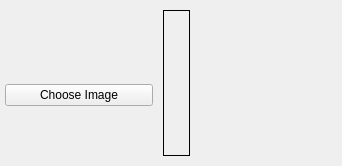
<?xml version="1.0" encoding="UTF-8"?>
<ui version="4.0">
 <class>ThumnailChooseWidgetUi</class>
 <widget class="QWidget" name="ThumnailChooseWidgetUi">
  <property name="geometry">
   <rect>
    <x>0</x>
    <y>0</y>
    <width>342</width>
    <height>166</height>
   </rect>
  </property>
  <property name="sizePolicy">
   <sizepolicy hsizetype="Expanding" vsizetype="Minimum">
    <horstretch>0</horstretch>
    <verstretch>0</verstretch>
   </sizepolicy>
  </property>
  <property name="windowTitle">
   <string>Thumbnail Choose Widget</string>
  </property>
  <layout class="QVBoxLayout" name="verticalLayout_2">
   <property name="spacing">
    <number>2</number>
   </property>
   <property name="leftMargin">
    <number>5</number>
   </property>
   <property name="topMargin">
    <number>5</number>
   </property>
   <property name="rightMargin">
    <number>5</number>
   </property>
   <property name="bottomMargin">
    <number>5</number>
   </property>
   <item>
    <spacer name="verticalSpacer">
     <property name="orientation">
      <enum>Qt::Vertical</enum>
     </property>
     <property name="sizeType">
      <enum>QSizePolicy::Fixed</enum>
     </property>
     <property name="sizeHint" stdset="0">
      <size>
       <width>20</width>
       <height>5</height>
      </size>
     </property>
    </spacer>
   </item>
   <item>
    <layout class="QHBoxLayout" name="horizontalLayout">
     <property name="spacing">
      <number>10</number>
     </property>
     <item>
      <layout class="QVBoxLayout" name="verticalLayout">
       <item>
        <spacer name="verticalSpacer_3">
         <property name="orientation">
          <enum>Qt::Vertical</enum>
         </property>
         <property name="sizeHint" stdset="0">
          <size>
           <width>20</width>
           <height>40</height>
          </size>
         </property>
        </spacer>
       </item>
       <item>
        <widget class="QLabel" name="m_ImageTitleLabel">
         <property name="sizePolicy">
          <sizepolicy hsizetype="Expanding" vsizetype="Minimum">
           <horstretch>0</horstretch>
           <verstretch>0</verstretch>
          </sizepolicy>
         </property>
         <property name="text">
          <string/>
         </property>
        </widget>
       </item>
       <item>
        <widget class="QPushButton" name="m_ChooseThumbButton">
         <property name="sizePolicy">
          <sizepolicy hsizetype="Expanding" vsizetype="Fixed">
           <horstretch>0</horstretch>
           <verstretch>0</verstretch>
          </sizepolicy>
         </property>
         <property name="text">
          <string>Choose Image</string>
         </property>
        </widget>
       </item>
       <item>
        <spacer name="verticalSpacer_4">
         <property name="orientation">
          <enum>Qt::Vertical</enum>
         </property>
         <property name="sizeHint" stdset="0">
          <size>
           <width>20</width>
           <height>40</height>
          </size>
         </property>
        </spacer>
       </item>
      </layout>
     </item>
     <item>
      <widget class="QFrame" name="m_ThumbnailFrame">
       <property name="sizePolicy">
        <sizepolicy hsizetype="Minimum" vsizetype="Minimum">
         <horstretch>0</horstretch>
         <verstretch>0</verstretch>
        </sizepolicy>
       </property>
       <property name="frameShape">
        <enum>QFrame::Box</enum>
       </property>
       <property name="frameShadow">
        <enum>QFrame::Plain</enum>
       </property>
       <layout class="QGridLayout" name="gridLayout">
        <item row="0" column="0">
         <widget class="ThumbnailViewWidget" name="m_ThumbnailViewWidget">
          <property name="sizePolicy">
           <sizepolicy hsizetype="Fixed" vsizetype="Expanding">
            <horstretch>0</horstretch>
            <verstretch>0</verstretch>
           </sizepolicy>
          </property>
          <property name="alignment">
           <set>Qt::AlignCenter</set>
          </property>
         </widget>
        </item>
       </layout>
      </widget>
     </item>
     <item>
      <spacer name="horizontalSpacer_2">
       <property name="orientation">
        <enum>Qt::Horizontal</enum>
       </property>
       <property name="sizeHint" stdset="0">
        <size>
         <width>40</width>
         <height>20</height>
        </size>
       </property>
      </spacer>
     </item>
    </layout>
   </item>
   <item>
    <spacer name="verticalSpacer_2">
     <property name="orientation">
      <enum>Qt::Vertical</enum>
     </property>
     <property name="sizeType">
      <enum>QSizePolicy::Fixed</enum>
     </property>
     <property name="sizeHint" stdset="0">
      <size>
       <width>20</width>
       <height>5</height>
      </size>
     </property>
    </spacer>
   </item>
  </layout>
 </widget>
 <customwidgets>
  <customwidget>
   <class>ThumbnailViewWidget</class>
   <extends>QLabel</extends>
   <header>ThumbnailViewWidget.h</header>
  </customwidget>
 </customwidgets>
 <resources/>
 <connections/>
</ui>
